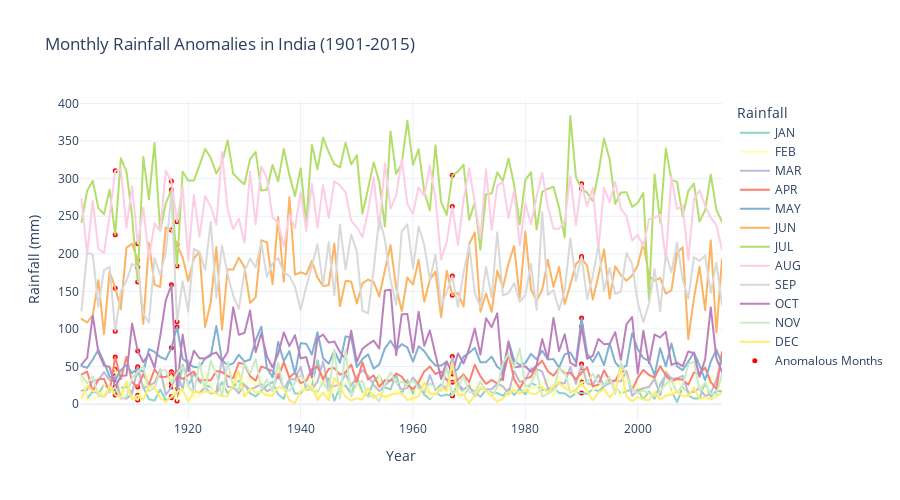

Notebook cell for this chart:
### Code cell
# preparing data for monthly anomalies
monthly_anomalies = []
for column in monthly_columns:
    for _, row in monthly_anomalies_df.iterrows():
        monthly_anomalies.append({'Year': row['YEAR'], 'Month': column, 'Rainfall': row[column]})

monthly_anomalies_df_long = pd.DataFrame(monthly_anomalies)

fig_monthly_anomalies = px.line(
    rainfall_data,
    x='YEAR',
    y=monthly_columns,
    labels={'YEAR': 'Year', 'value': 'Rainfall (mm)', 'variable': 'Month'},
    title='Monthly Rainfall Anomalies in India (1901-2015)',
    color_discrete_sequence=px.colors.qualitative.Set3
)

fig_monthly_anomalies.add_trace(go.Scatter(
    x=monthly_anomalies_df_long['Year'],
    y=monthly_anomalies_df_long['Rainfall'],
    mode='markers',
    name='Anomalous Months',
    marker=dict(color='red', size=5, symbol='circle')
))

fig_monthly_anomalies.update_layout(
    template='plotly_white',
    legend=dict(title="Rainfall"),
    height=500
)

fig_monthly_anomalies.show()
